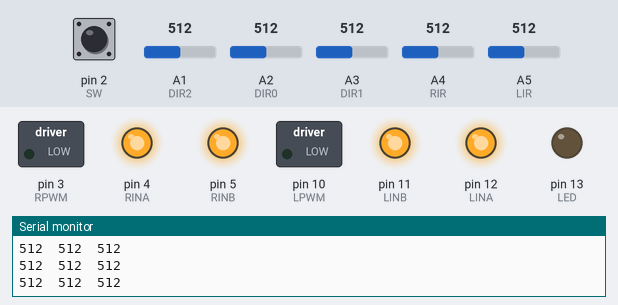
The sketch below on a simulated Arduino Uno, built with avr-gcc and run on an emulated ATmega328P. On the bench: switched loads named in the sketch (green lamp = pin HIGH), output pins drawn as LEDs (lit = HIGH), the last lines printed to the serial monitor. Dashed ring = blinking. The test bench sets the inputs (shaded band); at power-on: pin 2 (SW) HIGH, A5 (LIR) = 512, A4 (RIR) = 512, A3 (DIR1) = 512, A1 (DIR2) = 512, A2 (DIR0) = 512.

Above: at 1.2 s.
1.3 s: pin 2 (SW) pulled LOW for 0.15 s
At 2.6 s:
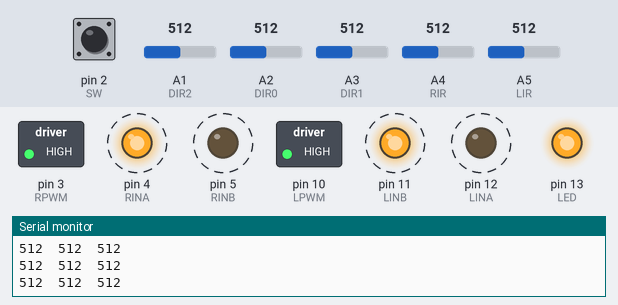
4.3 s: A5 (LIR) set to 407
7.3 s: A5 (LIR) set to 393
At 8.76 s:
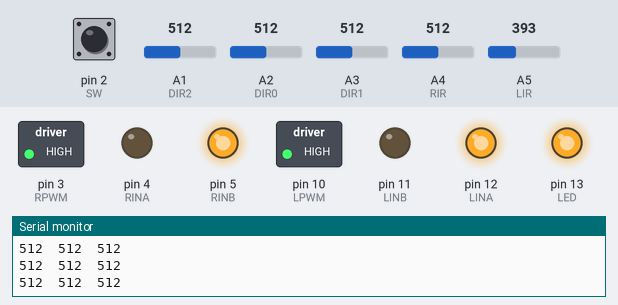
10.3 s: A4 (RIR) set to 416
13.3 s: A4 (RIR) set to 382
At 14.8 s:
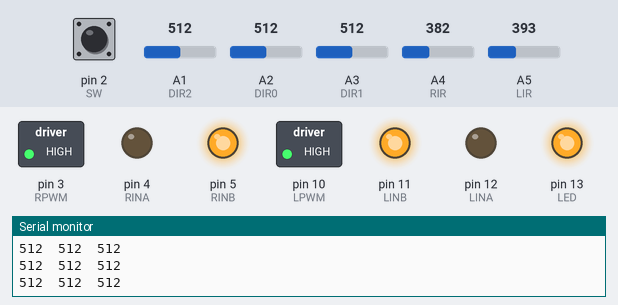
15.1 s: A3 (DIR1) set to 30
At 15.5 s:
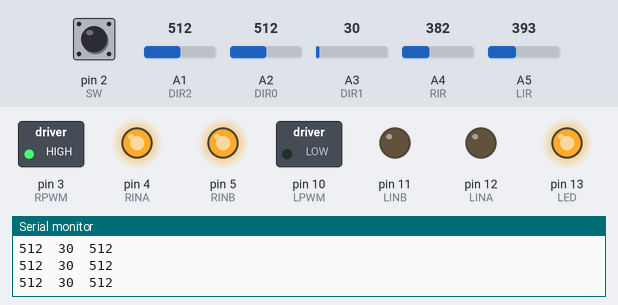
Timing chart, 0 to 17.6 s (numbered marks = the images above; inputs shaded):
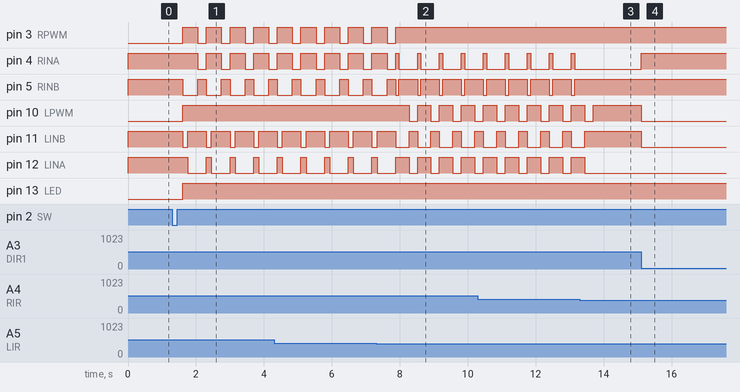

Measured:
- the behaviour switches between 401 and 400 on A5 (LIR) (found by bisection; images 1 and 2)
- the behaviour switches between 401 and 400 on A4 (RIR) (found by bisection; images 2 and 3)
- after the input at 1.3 s, pin 3 (RPWM): alternates HIGH for 0.45 s and LOW for 0.25 s, starting after 0.31 s; pin 4 (RINA): alternates HIGH for 0.45 s and LOW for 0.25 s, starting after 0.76 s
- after the input at 7.3 s, pin 3 (RPWM): goes on until 7.9 s, then stays HIGH; pin 10 (LPWM): alternates HIGH for 0.40 s and LOW for 0.25 s, starting after 0.97 s
- after the input at 13.3 s, pin 4 (RINA): stops changing and stays LOW; pin 5 (RINB): stops changing and stays HIGH; pin 10 (LPWM): goes on until 13.7 s, then stays HIGH; pin 11 (LINB): goes on until 13.4 s, then stays HIGH; pin 12 (LINA): goes on until 13.4 s, then stays LOW
- after the input at 15.1 s, pin 4 (RINA): LOW → HIGH at once; pin 10 (LPWM), pin 11 (LINB): HIGH → LOW at once

The sketch:

sumobot.ino
```cpp
#define LED 13
//switch
#define SW 2
//motors
#define LINA 12
#define LINB 11
#define LPWM 10
#define RINA 4
#define RINB 5
#define RPWM 3
//line sensors
#define LIR A5
#define RIR A4
//detection sensors
#define NUM_SENS 3
#define DIR0 A2
#define DIR1 A3
#define DIR2 A1
#define DIR3 9
#define DIR4 7


//RC
//#define CH1 9
#define CH2 8
//#define CH3 7
#define CH4 6

//const values
#define MAX_POWER 255
#define MIN_POWER 0
#define IR_THRESH 400
#define DIR_THRESH 350
//must be tuned later
#define FULLTURN 355 //ms

//MODES
//default
#define SEARCH 0
#define HUNT 1
#define ATTK 2
#define SURVIVE 3


int tmpCH1;
int tmpCH2;
int tmpCH3;
int tmpCH4;
int mode;
int state;

struct sensVal {
  int detect_sensors[NUM_SENS];
  int line_sensors[2];
} sensors;

struct flagsVal {
  boolean leftEdge;
  boolean rightEdge;
  boolean Wflag;
  boolean NWflag;
  boolean Nflag;
  boolean NEflag;
  boolean Eflag;
} flags;

//struct flagsVal{
//  unsigned char leftEdge : 1,
//                rightEdge : 1,
//                Wflag : 1,
//                NWflag : 1,
//                Nflag : 1,
//                NEflag : 1,
//                Eflag : 1,
//                unused : 1;
//}flags;

void setup() {
  // put your setup code here, to run once:

  Serial.begin(9600);
  pinMode(LED, OUTPUT);
  //switches
  pinMode(SW, INPUT);
  //motors
  pinMode(LINA, OUTPUT);
  pinMode(LINB, OUTPUT);
  pinMode(LPWM, OUTPUT);
  pinMode(RINA, OUTPUT);
  pinMode(RINB, OUTPUT);
  pinMode(RPWM, OUTPUT);
  //line sensors
  pinMode(LIR, INPUT);
  pinMode(RIR, INPUT);
  //detection sensors
  pinMode(DIR0, INPUT);
  pinMode(DIR1, INPUT);
  pinMode(DIR2, INPUT);

  //RC
  //pinMode(CH1, INPUT);
  pinMode(CH2, INPUT);
  //pinMode(CH3, INPUT);
  pinMode(CH4, INPUT);

  mode = 0;
}

void loop() {
  // put your main code here, to run repeatedly:

  //readSensors();
  debug();
  //Controller();
  fSTOP();

  if (digitalRead(SW) == LOW ) {
    mode = 1;
    delay(300);
  }

  if(digitalRead(SW) == LOW && (analogRead(DIR0)>DIR_THRESH)){
    mode = 2;
    delay(300);
  }

  if (mode > 0) {
    digitalWrite(LED, HIGH);
  } else {
    digitalWrite(LED, LOW);
  }

  state = SEARCH;
//---------------MODE 1----------------------
  //mode 1
  while (mode == 1) {
    debug();

    switch (state) {
      case SEARCH:
        forward(MAX_POWER*0.5, MAX_POWER*0.5);
        if(sensors.detect_sensors[0] > DIR_THRESH || sensors.detect_sensors[1] > DIR_THRESH || sensors.detect_sensors[2] > DIR_THRESH || sensors.detect_sensors[3] > DIR_THRESH || sensors.detect_sensors[4] > DIR_THRESH){
          state = HUNT;
        }else if (sensors.line_sensors[0] > IR_THRESH || sensors.line_sensors[1] > IR_THRESH) {
          state = SURVIVE;
        }else {
          state = SEARCH;
        }
        break;

      case HUNT:
        Search();
        if (sensors.line_sensors[0] > IR_THRESH || sensors.line_sensors[1] > IR_THRESH) {
          state = SURVIVE;
        }
        break;

      case SURVIVE:
        if (sensors.line_sensors[0] > IR_THRESH) {
          backward(255, 255);
          delay(150);

          rspin(255);
          delay(FULLTURN * 5 / 6);
          frspin(255);
          delay(250);
        }else if (sensors.line_sensors[1] > IR_THRESH) {
          backward(255, 255);
          delay(100);

          lspin(255);
          delay(FULLTURN * 5 / 6);
          flspin(255);
          delay(250);
        }else {
          state = SEARCH;
        }
    }

    if (digitalRead(SW) == LOW) {
      delay(300);
      mode = 0;
    }
  }
//------------------END OF MODE 1-----------------------

//----------------MODE 2------------------------
  //mode 2
  while(mode == 2){
    test();

    mode = 0;
    if (digitalRead(SW) == LOW){
      delay(300);
      mode = 0;
    }
  }
//-------------END OF MODE 2---------------------


}

void debug() {

  readSensors();

//      Serial.print("Channel Cooedinates: ");
//      Serial.print(tmpCH2);
//      Serial.print("\t");
//      Serial.print(tmpCH4);
//      Serial.print("\n");

  //    Serial.print("Line sensors: Left = ");
  //    Serial.print(analogRead(LIR));
  //    Serial.print(" Right = ");
  //    Serial.print(analogRead(RIR));
  //    Serial.print("\n");

        Serial.print(sensors.detect_sensors[0]);
        Serial.print("\t");
        Serial.print(sensors.detect_sensors[1]);
        Serial.print("\t");
        Serial.print(sensors.detect_sensors[2]);
        Serial.print("\n");

  //----------------read flag--------------------
//  Serial.print(flags.leftEdge);
//  Serial.print("\t");
//  Serial.print(flags.rightEdge);
//  Serial.print("\t");
//  Serial.print(flags.Wflag);
//  Serial.print("\t");
//  Serial.print(flags.NWflag);
//  Serial.print("\t");
//  Serial.print(flags.Nflag);
//  Serial.print("\t");
//  Serial.print(flags.NEflag);
//  Serial.print("\t");
//  Serial.print(flags.Eflag);
//  Serial.print("\n");

//    Serial.print("MODE: ");
//    Serial.print(mode);
//    Serial.println(state);

}

void test() {
  //forward(100, 100);
  //backward(100, 100);
  //      flspin(100);
  //      delay(2000);
  //      frspin(100);
  //      delay(2000);
  //      lspin(100);
  //      delay(2000);
  //      rspin(100);
  //      delay(2000);
//  blspin(255);
//  delay(600);

  //forward(200, 200);
  //delay(350);
  flspin(255);
  delay(FULLTURN*1/4);
  larc(255, MAX_POWER*0.2);
  delay(750);
  pSTOP();
}

void forward(int lspd, int rspd) {
  digitalWrite(LINA, LOW);
  digitalWrite(LINB, HIGH);
  digitalWrite(RINA, LOW);
  digitalWrite(RINB, HIGH);

  analogWrite(LPWM, lspd);
  analogWrite(RPWM, rspd);

  //Serial.println("forward called");

}

void backward(int lspd, int rspd) {
  digitalWrite(LINA, HIGH);
  digitalWrite(LINB, LOW);
  digitalWrite(RINA, HIGH);
  digitalWrite(RINB, LOW);

  analogWrite(LPWM, lspd);
  analogWrite(RPWM, rspd);

  //Serial.println("backward called");
}

void fSTOP() {
  digitalWrite(LINA, HIGH);
  digitalWrite(LINB, HIGH);
  digitalWrite(RINA, HIGH);
  digitalWrite(RINB, HIGH);

  analogWrite(LPWM, 0);
  analogWrite(LPWM, 0);

  //Serial.println("fSTOP called");
}

void pSTOP() {
  digitalWrite(LINA, LOW);
  digitalWrite(LINB, LOW);
  digitalWrite(RINA, HIGH);
  digitalWrite(RINB, HIGH);

  analogWrite(LPWM, 0);
  analogWrite(LPWM, 0);

  //Serial.println("pSTOP called");
}

void flspin(int spd) {

  forward(0, spd);

  //Serial.println("flspin called");

}

void frspin(int spd) {

  forward(spd, 0);

  //Serial.println("frspin called");

}

void blspin(int spd) {

  backward(0, spd);

  //Serial.println("blspin called");

}

void brspin(int spd) {

  backward(spd, 0);

  //Serial.println("brspin called");

}

void larc(int spd, int factor){

  forward(spd-factor, spd);
}

void rarc(int spd, int factor){

  forward(spd, spd-factor);
}

void lspin(int spd) {
  //left back
  digitalWrite(LINA, HIGH);
  digitalWrite(LINB, LOW);
  //right for
  digitalWrite(RINA, LOW);
  digitalWrite(RINB, HIGH);

  analogWrite(LPWM, spd);
  analogWrite(RPWM, spd);

  //Serial.println("lspin called");

}

void rspin(int spd) {
  //left for
  digitalWrite(LINA, LOW);
  digitalWrite(LINB, HIGH);
  //right back
  digitalWrite(RINA, HIGH);
  digitalWrite(RINB, LOW);

  analogWrite(LPWM, spd);
  analogWrite(RPWM, spd);

  //Serial.println("rspin called");

}

void readSensors() {
  sensors.detect_sensors[0] = analogRead(DIR0);
  sensors.detect_sensors[1] = analogRead(DIR1);
  sensors.detect_sensors[2] = analogRead(DIR2);

  sensors.line_sensors[0] = analogRead(LIR);
  sensors.line_sensors[1] = analogRead(RIR);
}

void clearflags() {
  flags.leftEdge = false;
  flags.rightEdge = false;
  flags.Wflag = false;
  flags.NWflag = false;
  flags.Nflag = false;
  flags.NEflag = false;
  flags.Eflag = false;
}

void linedetect(int LIR, int RIR) {

  if (LIR > IR_THRESH) {
    backward(255, 255);
    delay(150);

    lspin(255);
    delay(FULLTURN * 3 / 4);

  }

  if (RIR > IR_THRESH) {
    backward(255, 255);
    delay(100);

    rspin(255);
    delay(FULLTURN * 3 / 4);

  }


}

void Search() {

  readSensors();

  if (sensors.detect_sensors[0] < DIR_THRESH && sensors.detect_sensors[1] < DIR_THRESH && sensors.detect_sensors[2] > DIR_THRESH) { //001
    rspin(255);
    flags.NEflag = true;
  }
  else if (sensors.detect_sensors[0] < DIR_THRESH && sensors.detect_sensors[1] > DIR_THRESH && sensors.detect_sensors[2] < DIR_THRESH) { //010
    forward(255, 255);
    flags.Nflag = true;
  }
  else if (sensors.detect_sensors[0] < DIR_THRESH && sensors.detect_sensors[1] > DIR_THRESH && sensors.detect_sensors[2] > DIR_THRESH) { //011
    frspin(255);
    flags.NEflag = true;
  }
  else if (sensors.detect_sensors[0] > DIR_THRESH && sensors.detect_sensors[1] < DIR_THRESH && sensors.detect_sensors[2] < DIR_THRESH) { //100
    lspin(255);
    flags.NWflag = true;
  }
  else if (sensors.detect_sensors[0] > DIR_THRESH && sensors.detect_sensors[1] < DIR_THRESH && sensors.detect_sensors[2] > DIR_THRESH) { //101
    pSTOP();
  }
  else if (sensors.detect_sensors[0] > DIR_THRESH && sensors.detect_sensors[1] > DIR_THRESH && sensors.detect_sensors[2] < DIR_THRESH) { //110
    flspin(255);
    flags.NWflag = true;
  }
  else if (sensors.detect_sensors[0] > DIR_THRESH && sensors.detect_sensors[1] > DIR_THRESH && sensors.detect_sensors[2] > DIR_THRESH) { //111
    forward(255, 255);
    flags.Nflag = true;
    flags.NEflag = true;
    flags.NWflag = true;
  }
  else {
    fSTOP();
    clearflags();
  }

}

void Controller() {

  //tmpCH1 = pulseIn(CH1, HIGH);
  tmpCH2 = pulseIn(CH2, HIGH);
  //tmpCH3 = pulseIn(CH3, HIGH);
  tmpCH4 = pulseIn(CH4, HIGH);

  //for/back
  int RU = map(tmpCH2, 1600, 1974, 0, 255);
  int RD = map(tmpCH2, 1400, 993, 0, 255);
  if (tmpCH2 > 1400 && tmpCH2 < 1600) {
    RU = 0;
    RD = 0;
  }else if(tmpCH2 > 1974){
    RU = 255;
  }else if(tmpCH2 < 993){
    RD = 255;
  }
  if (tmpCH2 == 0) {
    RU = 0;
    RD = 0;
  }
  //left/right
  int LR = map(tmpCH4, 1550, 1974, 0, 255);
  int LL = map(tmpCH4, 1450, 993, 0, 255);
  if (tmpCH4 > 1400 && tmpCH4 < 1600) {
    LR = 0;
    LL = 0;
  }else if(tmpCH4 > 1974){
    LR = 255;
  }else if(tmpCH4 < 993){
    LL = 255;
  }

  (RU < 0) ? RU = 0 : RU = RU;
  (RD < 0) ? RD = 0 : RD = RD;

  (LR < 0) ? LR = 0 : LR = LR;
  (LL < 0) ? LL = 0 : LL = LL;

  if (LR > 0 && RU > 0) {
    frspin(LR);
  } else if (LL > 0 && RU > 0) {
    flspin(LL);
  } else if (RU > 0) {
    forward(RU, RU);
  } else if (RD > 0 && LR > 0) {
    brspin(LR);
  } else if (RD > 0 && LL > 0) {
    blspin(LL);
  } else {
    backward(RD, RD);
  }

}
```
